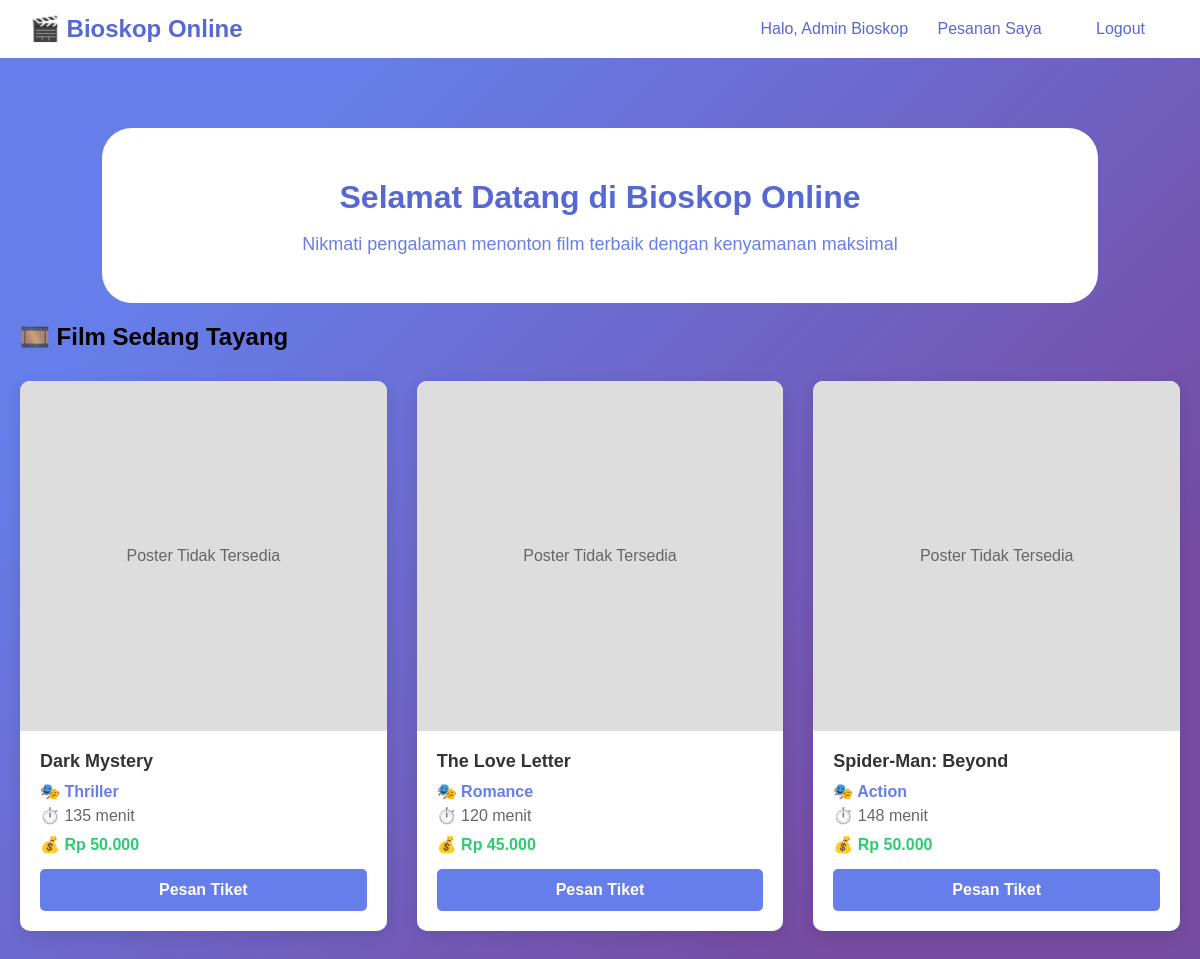
The app's page /user/index.php (signed in) with its own data.
### tables this page shows
CREATE TABLE film (
    id_film INT PRIMARY KEY AUTO_INCREMENT,
    poster VARCHAR(255),
    nama VARCHAR(100) NOT NULL,
    deskripsi TEXT,
    genre VARCHAR(50),
    jadwal_tayang VARCHAR(50),
    harga DECIMAL(10,2),
    photo_poster VARCHAR(255),
    durasi INT
);

### user/index.php (the view, shortened to what this page needs)
<?php
require_once '../config.php';
$stmt = $pdo->query("SELECT * FROM film WHERE jadwal_tayang = 'Sekarang Tayang' ORDER BY id_film DESC");
$films = $stmt->fetchAll(PDO::FETCH_ASSOC);
?>
<!DOCTYPE html>
<html lang="id">
<head>
</head>
<body>
    <div class="navbar">
        <h2>🎬 Bioskop Online</h2>
        <div class="nav-links">
            <?php if(isset($_SESSION['user_id'])): ?>
                <span>Halo, <?= htmlspecialchars($_SESSION['user_nama']) ?></span>
                <a href="my_booking.php">Pesanan Saya</a>
                <a href="logout.php">Logout</a>
            <?php else: ?>
                <a href="login.php">Login</a>
                <a href="register.php">Register</a>
            <?php endif; ?>
        </div>
    </div>
    <div class="container">
        <div class="welcome">
            <h1>Selamat Datang di Bioskop Online</h1>
            <p>Nikmati pengalaman menonton film terbaik dengan kenyamanan maksimal</p>
        </div>
        <h2>🎞️ Film Sedang Tayang</h2>
        <?php if(empty($films)): ?>
            <div style="text-align: center; padding: 40px; background: white; border-radius: 10px;">
                <div style="font-size: 48px; margin-bottom: 20px;">🎭</div>
                <h3 style="color: #666;">Belum ada film yang sedang tayang</h3>
                <p style="color: #999;">Silakan kembali lagi nanti untuk melihat film terbaru.</p>
            </div>
        <?php else: ?>
            <div class="film-grid">
                <?php foreach($films as $film): ?>
                <div class="film-card">
                    <?php if (!empty($film['poster'])): ?>
                        <div class="no-poster" style="display: none;">Poster Tidak Tersedia</div>
                    <?php else: ?>
                        <div class="no-poster">No Poster</div>
                    <?php endif; ?>
                    <div class="film-info">
                        <div class="film-title"><?= htmlspecialchars($film['nama']) ?></div>
                        <div class="film-genre">🎭 <?= $film['genre'] ?></div>
                        <div class="film-duration">⏱️ <?= $film['durasi'] ?> menit</div>
                        <div class="film-price">💰 Rp <?= number_format($film['harga'], 0, ',', '.') ?></div>
                        <?php if(isset($_SESSION['user_id'])): ?>
                            <a href="booking.php?film_id=<?= $film['id_film'] ?>" class="btn">Pesan Tiket</a>
                        <?php else: ?>
                            <a href="login.php" class="btn">Login untuk Pesan</a>
                        <?php endif; ?>
                    </div>
                </div>
                <?php endforeach; ?>
            </div>
        <?php endif; ?>
    </div>
</body>
</html>

### user/index.php (style rules this page uses)
body { font-family: Arial; margin: 0; background: linear-gradient(135deg, #667eea 20%, #764ba2 80%); }
.navbar { background: #ffffff; color: #5568d3; padding: 15px 30px; display: flex; justify-content: space-between; align-items: center; }
.navbar h2 { margin: 0; }
.nav-links a { color: #5568d3; text-decoration: none; margin: 0 10px; padding: 8px 15px; border-radius: 5px; }
.container { max-width: 1200px; margin: 30px auto; padding: 20px; }
.film-grid { display: grid; grid-template-columns: repeat(auto-fit, minmax(280px, 1fr)); gap: 30px; margin-top: 30px; }
.film-card { background: white; border-radius: 10px; overflow: hidden; box-shadow: 0 4px 15px rgba(0,0,0,0.1); transition: transform 0.3s; }
.film-info { padding: 20px; }
.film-title { font-size: 18px; font-weight: bold; margin-bottom: 10px; color: #333; }
.film-genre { color: #667eea; font-weight: bold; margin-bottom: 5px; }
.film-duration { color: #666; margin-bottom: 10px; }
.film-price { color: #2ecc71; font-weight: bold; font-size: 16px; margin-bottom: 15px; }
.btn { display: block; text-align: center; padding: 12px; background: #667eea; color: white; text-decoration: none; border-radius: 5px; font-weight: bold; }
.welcome { background: #ffffff; color: white; padding: 30px 200px; text-align: center; border-radius: 30px; width: fit-content; margin: 20px auto; }
.welcome h1 { color: #5568d3; margin-bottom: 10px; }
.welcome p { color: #667eea; font-size: 18px; }
.no-poster { height: 350px; background: #ddd; display: flex; align-items: center; justify-content: center; color: #666; }

### records on screen
film: nama "Dark Mystery", genre "Thriller", durasi "135", harga "50.000"
film: nama "The Love Letter", genre "Romance", durasi "120", harga "45.000"
film: nama "Spider-Man: Beyond", genre "Action", durasi "148", harga "50.000"

### other values on screen
$_SESSION['user_nama'] "Admin Bioskop"
